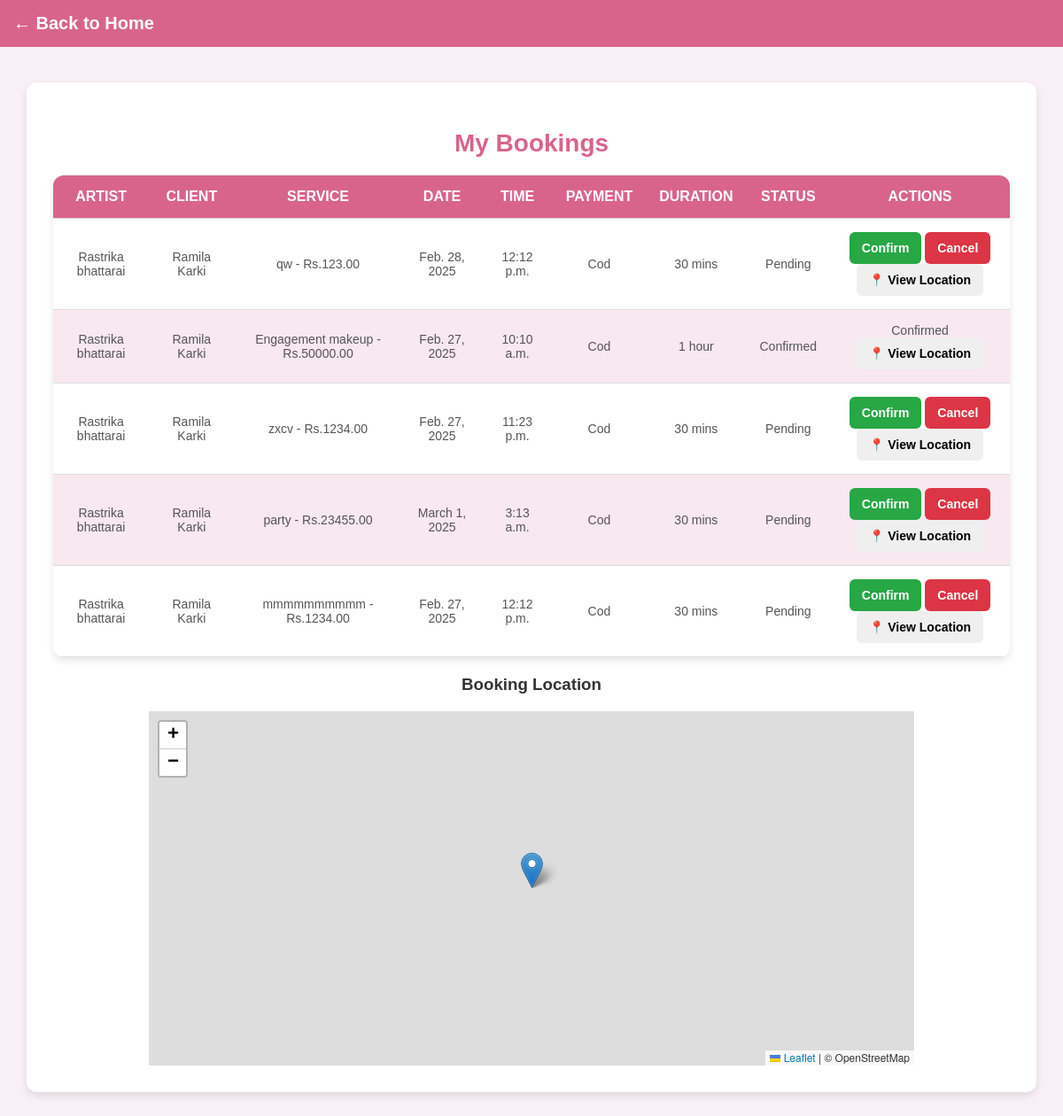
The page /bookings/ (signed in) on the database as committed earlier.
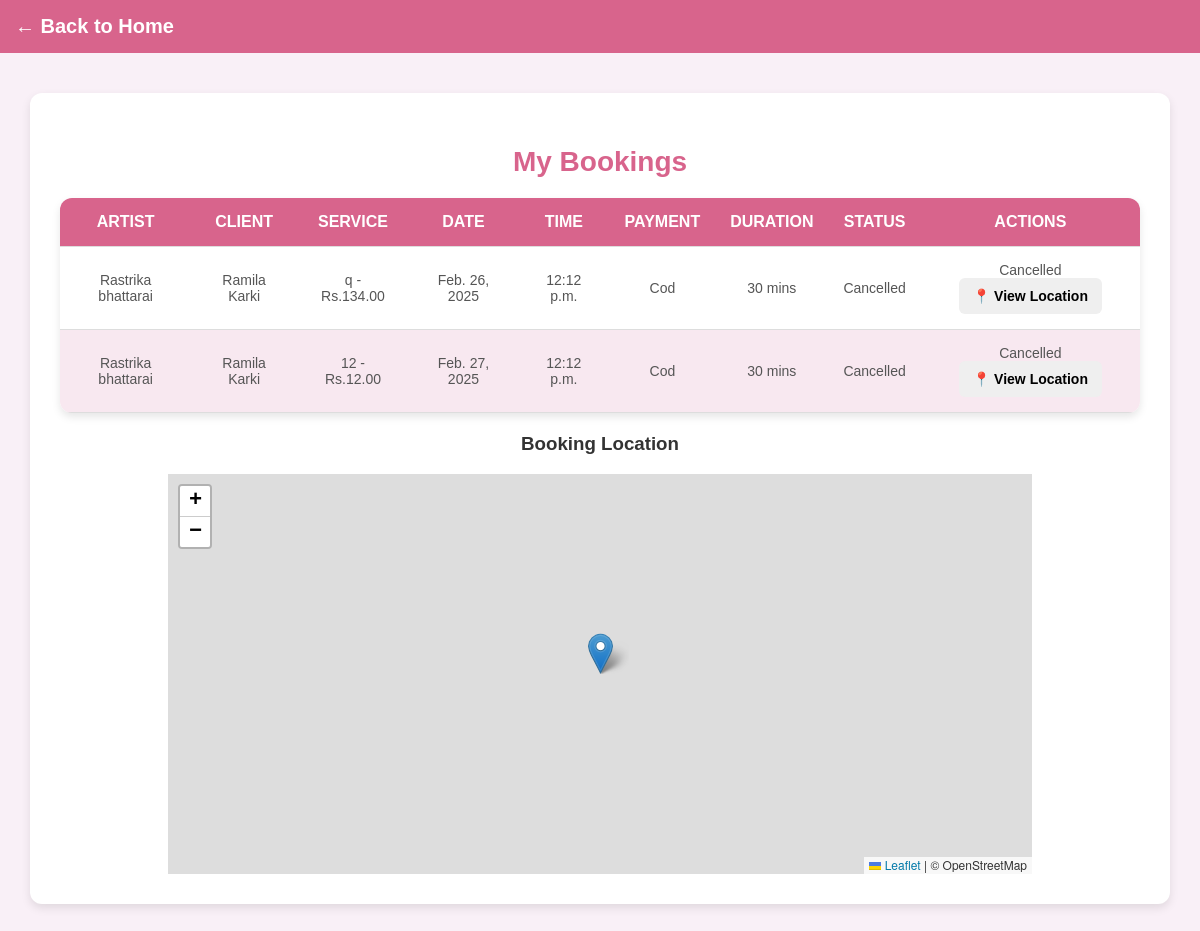
The same page on the database as committed later.
### accounts/models.py (models this page shows, shortened)
class Booking(models.Model):
    PAYMENT_CHOICES = [
        ("khalti", "Khalti"),
        ("cod", "Cash on Delivery"),
    ]
    STATUS_CHOICES = [
        ("Pending", "Pending"),
        ("Confirmed", "Confirmed"),
        ("Cancelled", "Cancelled"),
    ]
    artist = models.ForeignKey(User, on_delete=models.CASCADE, related_name="bookings")
    client = models.ForeignKey(User, on_delete=models.CASCADE, related_name="client_bookings")
    service = models.ForeignKey("Service", on_delete=models.CASCADE, null=True, blank=True)
    date = models.DateField()
    time = models.TimeField()
    payment_method = models.CharField(max_length=10, choices=PAYMENT_CHOICES, default="cod")
    payment_status = models.CharField(max_length=20, default="Pending")
    status = models.CharField(max_length=10, choices=STATUS_CHOICES, default="Pending")
    latitude = models.DecimalField(max_digits=9, decimal_places=6, null=True, blank=True)  # ✅ Allow 6 decimal places
    longitude = models.DecimalField(max_digits=9, decimal_places=6, null=True, blank=True)  # ✅ Allow 6 decimal places
    created_at = models.DateTimeField(auto_now_add=True)
    class Meta:
        unique_together = ('artist', 'date', 'time')  # ✅ Prevent duplicate bookings

class User(AbstractUser):
    username = None  # ✅ Remove username field completely
    email = models.EmailField(unique=True)  # Email as the unique identifier
    phone = models.CharField(max_length=15, unique=True)
    password = models.CharField(max_length=100)
    profile_image = models.ImageField(upload_to="profile_images/", null=True, blank=True)
    is_verified = models.BooleanField(default=False)
    is_artist = models.BooleanField(default=False)
    otp = models.CharField(max_length=6, blank=True, null=True)  # ✅ Stores OTP
    city = models.CharField(max_length=100, null=True, blank=True)
    works_at = models.CharField(max_length=255, null=True, blank=True)
    experience_years = models.IntegerField(default=0, null=True, blank=True)
    training_certificate = models.FileField(upload_to="certificates/", null=True, blank=True)
    is_available = models.BooleanField(default=True)
    USERNAME_FIELD = "email"  # ✅ Login using email instead of username
    REQUIRED_FIELDS = []  # ✅ Don't require username
    objects = CustomUserManager()  # ✅ Use custom manager

class Service(models.Model):
    artist = models.ForeignKey(User, related_name='services', on_delete=models.CASCADE)
    service_name = models.CharField(max_length=255)
    price = models.DecimalField(max_digits=10, decimal_places=2)
    duration = models.CharField(max_length=50, default="30 mins")
    description = models.TextField(blank=True, null=True)
    created_at = models.DateTimeField(auto_now_add=True)

### accounts/views.py (the view)
# urls.py: path('bookings/', bookings, name='bookings'),
def bookings(request):
    user = request.user
    if user.is_artist:
        user_bookings = Booking.objects.filter(artist=user)
    else:
        user_bookings = Booking.objects.filter(client=user)
    return render(request, 'accounts/bookings.html', {'user_bookings': user_bookings})

### accounts/templates/accounts/bookings.html (shortened to what this page needs)
{% load static %}
<!DOCTYPE html>
<html lang="en">
<head>
    <link rel="stylesheet" href="{% static 'css/bookings2.css' %}">
    <link rel="stylesheet" href="https://unpkg.com/leaflet/dist/leaflet.css">
</head>
<body>
    <header>
        <a href="{% url 'artist_dashboard' %}">← Back to Home</a>
    </header>
    <div class="bookings-container">
        <h2>My Bookings</h2>
        {% if user_bookings %}
            <table>
                <thead>
                    <tr>
                        <th>Artist</th>
                        <th>Client</th>
                        <th>Service</th>
                        <th>Date</th>
                        <th>Time</th>
                        <th>Payment</th>
                        <th>Duration</th>
                        <th>Status</th>
                        <th>Actions</th>
                    </tr>
                </thead>
                <tbody>
                    {% for booking in user_bookings %}
                    <tr>
                        <td>{{ booking.artist.first_name }} {{ booking.artist.last_name }}</td>
                        <td>{{ booking.client.first_name }} {{ booking.client.last_name }}</td>
                        <td>{{ booking.service.service_name }} - Rs.{{ booking.service.price }}</td>
                        <td>{{ booking.date }}</td>
                        <td>{{ booking.time }}</td>
                        <td>{{ booking.payment_method|title }}</td>
                        <td>{{ booking.service.duration }}</td>
                        <td id="status-{{ booking.id }}">{{ booking.status }}</td>
                        <td>
                            {% if booking.status == "Pending" %}
                                <button onclick="updateBookingStatus({{ booking.id }}, 'Confirmed')">Confirm</button>
                                <button onclick="updateBookingStatus({{ booking.id }}, 'Cancelled')">Cancel</button>
                            {% else %}
                                {{ booking.status }}
                            {% endif %}
                            <button onclick="viewLocation({{ booking.latitude }}, {{ booking.longitude }})">📍 View Location</button>
                        </td>
                    </tr>
                    {% endfor %}
                </tbody>
            </table>
        {% else %}
            <p>No bookings found.</p>
        {% endif %}
        <div id="map-container">
            <h3>Booking Location</h3>
            <div id="map"></div>
        </div>
    </div>
</body>
</html>

Rows that differ between the two databases and show on the page:
removed Booking: artist.first_name "Rastrika", artist.last_name "bhattarai", client.first_name "Ramila", client.last_name "Karki", service.service_name "qw", service.price "123.00", date "Feb. 28, 2025", time "12:12 p.m.", payment_method "Cod", service.duration "30 mins", status "Pending"
removed Booking: artist.first_name "Rastrika", artist.last_name "bhattarai", client.first_name "Ramila", client.last_name "Karki", service.service_name "Engagement makeup", service.price "50000.00", date "Feb. 27, 2025", time "10:10 a.m.", payment_method "Cod", service.duration "1 hour", status "Confirmed"
removed Booking: artist.first_name "Rastrika", artist.last_name "bhattarai", client.first_name "Ramila", client.last_name "Karki", service.service_name "zxcv", service.price "1234.00", date "Feb. 27, 2025", time "11:23 p.m.", payment_method "Cod", service.duration "30 mins", status "Pending"
removed Booking: artist.first_name "Rastrika", artist.last_name "bhattarai", client.first_name "Ramila", client.last_name "Karki", service.service_name "party", service.price "23455.00", date "March 1, 2025", time "3:13 a.m.", payment_method "Cod", service.duration "30 mins", status "Pending"
removed Booking: artist.first_name "Rastrika", artist.last_name "bhattarai", client.first_name "Ramila", client.last_name "Karki", service.service_name "mmmmmmmmmm", service.price "1234.00", date "Feb. 27, 2025", time "12:12 p.m.", payment_method "Cod", service.duration "30 mins", status "Pending"
added Booking: artist.first_name "Rastrika", artist.last_name "bhattarai", client.first_name "Ramila", client.last_name "Karki", service.service_name "q", service.price "134.00", date "Feb. 26, 2025", time "12:12 p.m.", payment_method "Cod", service.duration "30 mins", status "Cancelled"
added Booking: artist.first_name "Rastrika", artist.last_name "bhattarai", client.first_name "Ramila", client.last_name "Karki", service.service_name "12", service.price "12.00", date "Feb. 27, 2025", time "12:12 p.m.", payment_method "Cod", service.duration "30 mins", status "Cancelled"
